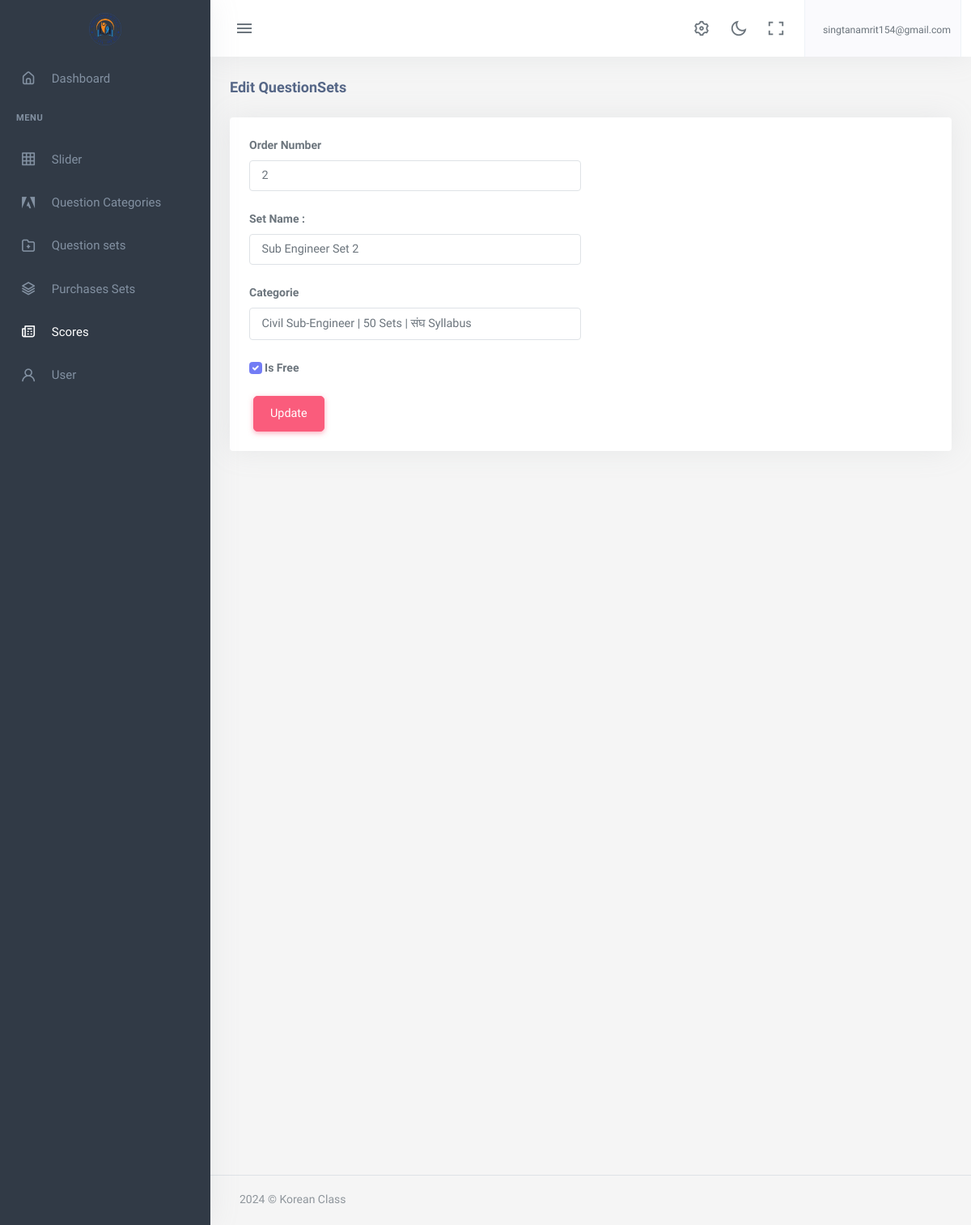
/dashboard/edit_QuestionSets/2/ (signed in), run on the app's committed database.
### account/models.py (models this page shows, shortened)
class User(AbstractBaseUser):
  email = models.EmailField(
      verbose_name='Email',
      max_length=255,
      unique=True,
  )
  name = models.CharField(max_length=200)
  is_user = models.BooleanField(default=True)
  is_admin = models.BooleanField(default=False)
  phone_No = models.CharField(max_length=150, null=True, blank=True)
  avatar = models.ImageField(upload_to="avatarimage/", null=True, blank=True)
  created_at = models.DateTimeField(auto_now_add=True)
  updated_at = models.DateTimeField(auto_now=True)
  objects = UserManager()
  USERNAME_FIELD = 'email'
  REQUIRED_FIELDS = ['name','phone_No']

### app/models.py (models this page shows, shortened)
class QuestionSets(models.Model):
    categorie = models.ForeignKey(Categories, on_delete=models.CASCADE, related_name='question_sets')
    set_name = models.CharField(max_length=300)
    order_number = models.IntegerField()
    is_free = models.BooleanField()
    questions_set_slug = AutoSlugField(populate_from='set_name', unique=True, default=None)
    class Meta:
        verbose_name = "Question Set"
        verbose_name_plural = "Question Sets"
        ordering = ['order_number']

### app2/decorators.py (the view)
    def wrapper_fun(request, *args, **kwargs):
        if request.user.is_authenticated:
            return view_fun(request, *args, **kwargs)
        else:
            messages.warning(request,"Login required...")
            return redirect('dashboard:login')

### app2/forms.py
class QuestionSetsForm(forms.ModelForm):
    class Meta:
        model = QuestionSets
        fields = '__all__'

### app/models.py (called while the page is built)
    def __str__(self):
        return self.categories_name

### app2/templates/app2/create_QuestionSets.html (shortened to what this page needs)
{% extends 'app2/base.html' %}
{% load static %}
{% block body %}
            <div class="content-page">
                <div class="content">
                    <div class="container-fluid">
                        <div class="row">
                            <div class="col-12">
                                <div class="page-title-box">
                                    <h4 class="page-title">{% if instance %}Edit QuestionSets{% else %}Add QuestionSets{% endif %}
                                    </h4>
                                </div>
                            </div>
                        </div>
                        <form method="post" enctype="multipart/form-data" action="{% if instance %}{% url 'dashboard:edit_QuestionSets'  instance.id %}{% else %}{% url 'dashboard:add_QuestionSets' %}{% endif %}">
                        <div class="row">
                            <div class="col-12">
                                <div class="card">
                                    <div class="card-body">
                                        <div class="row">
                                            <div class="col-xl-6">
                                                <div class="mb-3">
                                                    <label for="{{ form.order_number.id_for_label }}" class="form-label">Order Number </label>
                                                    <input type="number" name="{{ form.order_number.name }}" id="{{ form.order_number.id_for_label }}" class="form-control"
                                                           value="{% if instance %}{{ instance.order_number }}{% endif %}" placeholder="Enter order_number" required>
                                                </div>
                                                <div class="mb-3 mt-3 mt-xl-0">
                                                    <label for="{{ form.set_name.id_for_label }}" class="form-label">Set Name :</label>
                                                    <input type="text" name="{{ form.set_name.name }}"  value="{% if instance %}{{ instance.set_name }}{% endif %}"  id="{{ form.set_name.id_for_label }}" class="form-control custom-class" required>
                                                </div>
                                                <div class="mb-3">
                                                    <label for="{{ form.categorie.id_for_label }}" class="form-label">Categorie  </label>
                                                   {{form.categorie}}
                                                </div>
                                                    <div class="mb-3">
                                                        <label class="form-check-label">
                                                          <input type="checkbox" name="{{ form.is_free.name }}" id="{{ form.is_free.id_for_label }}" class="form-check-input" {% if instance and instance.is_free %}checked{% endif %}>
                                                          Is Free
                                                        </label>
                                                      </div>
                                            <div class="col-auto">
                                            {% if instance %}
                                                <button type="submit" class="btn btn-danger chat-send waves-effect waves-light">Update</button>
                                            {% else %}
                                                <button type="submit" class="btn btn-danger chat-send waves-effect waves-light">Add</button>
                                            {% endif %}
                                            </div>
                                        </div>
                                </div>
                            </div>
                        </div>
                    </form>
                    </div>
                </div>
       {%endblock%}

### app2/templates/app2/base.html (shortened to what this page needs)
{% load static %}
<!DOCTYPE html>
<html lang="en">
    <head>
        <link rel="stylesheet" href="{% static 'app2/assets/vendor/jquery-toast-plugin/jquery.toast.min.css'%}">
        <link href="{% static 'app2/assets/css/app-saas.min.css'%}" rel="stylesheet" type="text/css" id="app-style" />
        <link href="{% static 'app2/assets/css/icons.min.css'%}" rel="stylesheet" type="text/css" />
        <link href="{% static 'app2/assets/vendor/bootstrap-datepicker/css/bootstrap-datepicker.min.css'%}" rel="stylesheet" type="text/css" />
        <link href="{% static 'app2/assets/vendor/select2/css/select2.min.css'%}" rel="stylesheet" type="text/css" />
        <link href="{% static 'app2/assets/vendor/datatables.net-bs5/css/dataTables.bootstrap5.min.css'%}" rel="stylesheet" type="text/css" />
        <link href="{% static 'app2/assets/vendor/datatables.net-responsive-bs5/css/responsive.bootstrap5.min.css'%}" rel="stylesheet" type="text/css" />
        <link href="{% static 'app2/assets/css/app-saas.min.css'%}" rel="stylesheet" type="text/css" id="app-style" />
        <link href="{% static 'app2/assets/css/icons.min.css'%}" rel="stylesheet" type="text/css" />
        <link href="https://cdn.jsdelivr.net/npm/summernote@0.8.16/dist/summernote-lite.min.css" rel="stylesheet">
    </head>
    <link rel="stylesheet" href="https://maxcdn.bootstrapcdn.com/font-awesome/4.7.0/css/font-awesome.min.css">
    <body>
        <div class="wrapper">
            <div class="navbar-custom">
                <div class="topbar container-fluid justify-content-between">
                    <div class="d-flex align-items-center  gap-lg-2 gap-1">
                        <button class="button-toggle-menu sm:float-end">
                            <i class="mdi mdi-menu"></i>
                        </button>
                    </div>
                    <ul class="topbar-menu d-flex align-items-center gap-3">
                        <li class="d-none d-sm-inline-block">
                            <a class="nav-link" data-bs-toggle="offcanvas" href="#theme-settings-offcanvas">
                                <i class="ri-settings-3-line font-22"></i>
                            </a>
                        </li>
                        <li class="d-none d-sm-inline-block">
                            <div class="nav-link" id="light-dark-mode" data-bs-toggle="tooltip" data-bs-placement="left" title="Theme Mode">
                                <i class="ri-moon-line font-22"></i>
                            </div>
                        </li>
                        <li class="d-none d-md-inline-block">
                            <a class="nav-link" href="#" data-toggle="fullscreen">
                                <i class="ri-fullscreen-line font-22"></i>
                            </a>
                        </li>
                        <li class="dropdown">
                            <a class="nav-link dropdown-toggle arrow-none nav-user px-2" data-bs-toggle="dropdown" href="#" role="button" aria-haspopup="false" aria-expanded="false">
                                <span class="d-lg-flex flex-column gap-1 d-none">
                                    <h6 class="my-0 fw-normal">{{request.user.email}}</h6>
                                </span>
                            </a>
                        </li>
                    </ul>
                </div>
            </div>
            <div class="leftside-menu">
                <a href="{% url 'dashboard:index' %}" class="logo logo-light">
                    <span class="logo-lg">
                        <img src="{% static 'app2/assets/logo.png' %}" alt="logo" style="height: 40px;">
                    </span>
                </a>
                <div class="h-100" id="leftside-menu-container" data-simplebar>
                    <ul class="side-nav">
                        <li class="side-nav-item">
                            <a href="{% url 'dashboard:index' %}" class="side-nav-link">
                                <i class="uil-home-alt"></i>
                                <span> Dashboard </span>
                            </a>
                        </li>
                        <li class="side-nav-title">Menu</li>
                        <li class="side-nav-item">
                            <a  href="{% url 'dashboard:slider' %}" class="side-nav-link">
                                <i class="uil-table"></i>
                                <span> Slider </span>
                            </a>
                        </li>
                        <li class="side-nav-item">
                            <a href="{% url 'dashboard:categorie' %}" class="side-nav-link">
                                <i class="uil-adobe"></i>
                                <span> Question Categories </span>
                            </a>
                        </li>
                        <li class="side-nav-item">
                            <a href="{% url 'dashboard:questionSets' %}" class="side-nav-link">
                                <i class="uil-folder-plus"></i>
                                <span> Question sets </span>
                            </a>
                        </li>
                        <li class="side-nav-item">
                            <a href="{% url 'dashboard:purchases' %}" class="side-nav-link">
                                <i class="uil-layer-group"></i>
                                <span> Purchases Sets </span>
                            </a>
                        </li>
                        <li class="side-nav-item">
                            <a href="" class="side-nav-link">
                                <i class="uil-newspaper"></i>
                                <span> Scores</span>
                            </a>
                        </li>
                        <li class="side-nav-item">
                            <a href="{% url 'dashboard:user' %}" class="side-nav-link">
                                <i class="uil-user"></i>
                                <span> User </span>
                            </a>
                        </li>
                    </ul>
                </div>
            </div>
  {% block body %}
  {% endblock  %}
        <footer class="footer">
            <div class="container-fluid">
                <div class="row">
                    <div class="col-md-6">
                        <script>document.write(new Date().getFullYear())</script> © Korean Class
                    </div>
                    <div class="col-md-6">
                    </div>
                </div>
            </div>
        </footer>
    </div>
    </div>
                        </body>
                        </html>

### app2/templates/app2/base.html (style rules this page uses)
.btn { margin: 0 5px; padding: 10px 20px; border-radius: 5px; cursor: pointer; }
select { word-wrap: normal; width: 567px; height: 40px; display: flex; border: 1px solid #ccc; }

### data on the page
User: user.email "singtanamrit154@gmail.com"
QuestionSets: order_number "2", set_name "Sub Engineer Set 2", categorie "Civil Sub-Engineer | 50 Sets | संघ Syllabus", is_free "☑"
